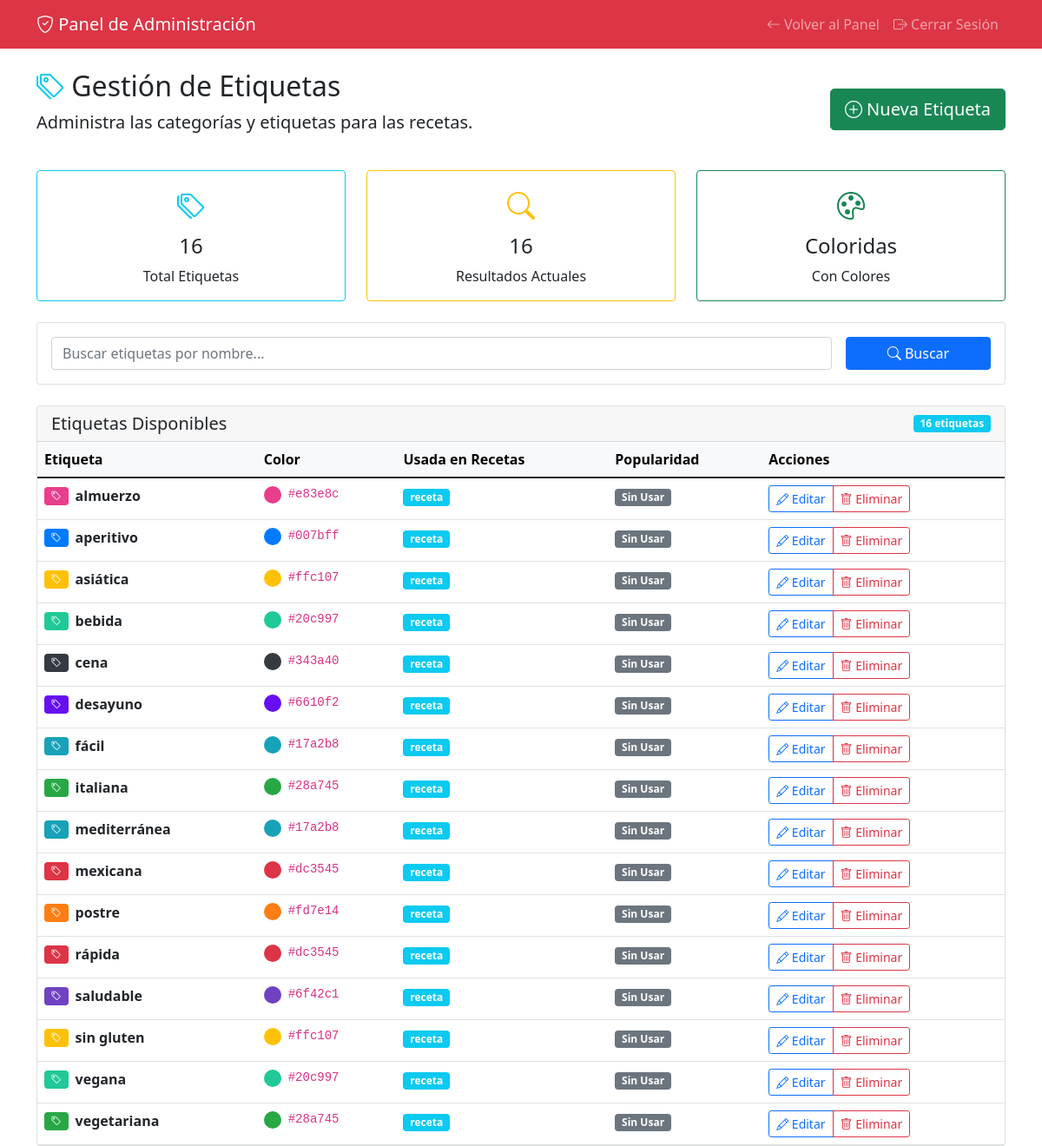
The app's page /admin-panel/etiquetas/ (signed in) with its own data.
### main/models.py (models this page shows, shortened)
class Tag(models.Model):
    name = models.CharField(max_length=50, unique=True, verbose_name="Nombre")
    color = models.CharField(max_length=7, default="#007bff", verbose_name="Color")  # Color hex para mostrar la etiqueta
    class Meta:
        verbose_name = "Etiqueta"
        verbose_name_plural = "Etiquetas"

### main/views.py (the view)
# urls.py: path('admin-panel/etiquetas/', views.admin_tags, name='admin_tags'),
@login_required
def admin_tags(request):
    if request.user.role != 'admin':
        return redirect('user_panel')
    tags = Tag.objects.all().order_by('name')
    search = request.GET.get('search', '')
    if search:
        tags = tags.filter(name__icontains=search)
    paginator = Paginator(tags, 20)
    page_number = request.GET.get('page')
    page_obj = paginator.get_page(page_number)
    context = {
        'page_obj': page_obj,
        'search': search,
        'total_tags': Tag.objects.count(),
    }
    return render(request, 'admin_tags.html', context)

### main/templates/admin_tags.html (shortened to what this page needs)
<!DOCTYPE html>
<html lang="es">
<head>
    <link href="https://cdn.jsdelivr.net/npm/bootstrap@5.1.3/dist/css/bootstrap.min.css" rel="stylesheet">
    <link rel="stylesheet" href="https://cdn.jsdelivr.net/npm/bootstrap-icons@1.7.2/font/bootstrap-icons.css">
</head>
<body>
    <nav class="navbar navbar-expand-lg navbar-dark bg-danger">
        <div class="container">
            <a class="navbar-brand" href="{% url 'admin_panel' %}">
                <i class="bi bi-shield-check"></i> Panel de Administración
            </a>
            <div class="navbar-nav ms-auto">
                <a class="nav-link" href="{% url 'admin_panel' %}">
                    <i class="bi bi-arrow-left"></i> Volver al Panel
                </a>
                <a class="nav-link" href="{% url 'logout' %}">
                    <i class="bi bi-box-arrow-right"></i> Cerrar Sesión
                </a>
            </div>
        </div>
    </nav>
    <div class="container mt-4">
        <div class="row">
            <div class="col-md-12">
                <div class="d-flex justify-content-between align-items-center mb-4">
                    <div>
                        <h2>
                            <i class="bi bi-tags text-info"></i>
                            Gestión de Etiquetas
                        </h2>
                        <p class="lead">Administra las categorías y etiquetas para las recetas.</p>
                    </div>
                    <a href="{% url 'admin_tag_create' %}" class="btn btn-success btn-lg">
                        <i class="bi bi-plus-circle"></i> Nueva Etiqueta
                    </a>
                </div>
                <div class="row mb-4">
                    <div class="col-md-4">
                        <div class="card border-info">
                            <div class="card-body text-center">
                                <i class="bi bi-tags text-info fs-2"></i>
                                <h4 class="mt-2">{{ total_tags }}</h4>
                                <p class="card-text">Total Etiquetas</p>
                            </div>
                        </div>
                    </div>
                    <div class="col-md-4">
                        <div class="card border-warning">
                            <div class="card-body text-center">
                                <i class="bi bi-search text-warning fs-2"></i>
                                <h4 class="mt-2">{{ page_obj.paginator.count }}</h4>
                                <p class="card-text">Resultados Actuales</p>
                            </div>
                        </div>
                    </div>
                    <div class="col-md-4">
                        <div class="card border-success">
                            <div class="card-body text-center">
                                <i class="bi bi-palette text-success fs-2"></i>
                                <h4 class="mt-2">Coloridas</h4>
                                <p class="card-text">Con Colores</p>
                            </div>
                        </div>
                    </div>
                </div>
                <div class="card mb-4">
                    <div class="card-body">
                        <form method="GET" class="row g-3">
                            <div class="col-md-10">
                                <input type="text" class="form-control" name="search"
                                       placeholder="Buscar etiquetas por nombre..."
                                       value="{{ search }}">
                            </div>
                            <div class="col-md-2">
                                <button type="submit" class="btn btn-primary w-100">
                                    <i class="bi bi-search"></i> Buscar
                                </button>
                            </div>
                        </form>
                    </div>
                </div>
                {% if page_obj %}
                <div class="card">
                    <div class="card-header d-flex justify-content-between align-items-center">
                        <h5 class="mb-0">Etiquetas Disponibles</h5>
                        <span class="badge bg-info">{{ page_obj.paginator.count }} etiquetas</span>
                    </div>
                    <div class="card-body p-0">
                        <div class="table-responsive">
                            <table class="table table-hover mb-0">
                                <thead class="table-light">
                                    <tr>
                                        <th>Etiqueta</th>
                                        <th>Color</th>
                                        <th>Usada en Recetas</th>
                                        <th>Popularidad</th>
                                        <th>Acciones</th>
                                    </tr>
                                </thead>
                                <tbody>
                                    {% for tag in page_obj %}
                                    <tr>
                                        <td>
                                            <div class="d-flex align-items-center">
                                                <span class="badge me-2" style="background-color: {{ tag.color }};">
                                                    <i class="bi bi-tag"></i>
                                                </span>
                                                <strong>{{ tag.name }}</strong>
                                            </div>
                                        </td>
                                        <td>
                                            <div class="d-flex align-items-center">
                                                <div class="rounded-circle me-2"
                                                     style="width: 20px; height: 20px; background-color: {{ tag.color }};"></div>
                                                <code>{{ tag.color }}</code>
                                            </div>
                                        </td>
                                        <td>
                                            <span class="badge bg-info">{{ tag.recipes.count }} receta{{ tag.recipes.count|pluralize }}</span>
                                        </td>
                                        <td>
                                            {% with recipe_count=tag.recipes.count %}
                                                {% if recipe_count >= 5 %}
                                                    <span class="badge bg-success">Muy Popular</span>
                                                {% elif recipe_count >= 2 %}
                                                    <span class="badge bg-warning">Popular</span>
                                                {% elif recipe_count == 1 %}
                                                    <span class="badge bg-info">Poco Usada</span>
                                                {% else %}
                                                    <span class="badge bg-secondary">Sin Usar</span>
                                                {% endif %}
                                            {% endwith %}
                                        </td>
                                        <td>
                                            <div class="btn-group btn-group-sm">
                                                <a href="{% url 'admin_tag_edit' tag.id %}"
                                                   class="btn btn-outline-primary">
                                                    <i class="bi bi-pencil"></i> Editar
                                                </a>
                                                <a href="{% url 'admin_tag_delete' tag.id %}"
                                                   class="btn btn-outline-danger"
                                                   onclick="return confirm('¿Estás seguro de eliminar esta etiqueta?')">
                                                    <i class="bi bi-trash"></i> Eliminar
                                                </a>
                                            </div>
                                        </td>
                                    </tr>
                                    {% endfor %}
                                </tbody>
                            </table>
                        </div>
                    </div>
                </div>
                {% endif %}
            </div>
        </div>
    </div>
</body>
</html>

### records on screen
Tag: name "almuerzo", color "#e83e8c"
Tag: name "aperitivo", color "#007bff"
Tag: name "asiática", color "#ffc107"
Tag: name "bebida", color "#20c997"
Tag: name "cena", color "#343a40"
Tag: name "desayuno", color "#6610f2"
Tag: name "fácil", color "#17a2b8"
Tag: name "italiana", color "#28a745"
Tag: name "mediterránea", color "#17a2b8"
Tag: name "mexicana", color "#dc3545"
Tag: name "postre", color "#fd7e14"
Tag: name "rápida", color "#dc3545"
Tag: name "saludable", color "#6f42c1"
Tag: name "sin gluten", color "#ffc107"
Tag: name "vegana", color "#20c997"
Tag: name "vegetariana", color "#28a745"

### other values on screen
{{ total_tags }} "16"
{{ page_obj.paginator.count }} "16"
